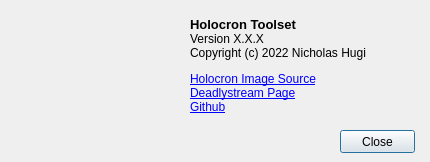
<?xml version="1.0" encoding="UTF-8"?>
<ui version="4.0">
 <class>Dialog</class>
 <widget class="QDialog" name="Dialog">
  <property name="geometry">
   <rect>
    <x>0</x>
    <y>0</y>
    <width>430</width>
    <height>162</height>
   </rect>
  </property>
  <property name="windowTitle">
   <string>About</string>
  </property>
  <widget class="QLabel" name="image">
   <property name="geometry">
    <rect>
     <x>20</x>
     <y>20</y>
     <width>128</width>
     <height>128</height>
    </rect>
   </property>
   <property name="text">
    <string/>
   </property>
   <property name="pixmap">
    <pixmap resource="../../resources/resources.qrc">:/images/icons/sith.png</pixmap>
   </property>
   <property name="scaledContents">
    <bool>true</bool>
   </property>
  </widget>
  <widget class="QPushButton" name="closeButton">
   <property name="geometry">
    <rect>
     <x>340</x>
     <y>130</y>
     <width>75</width>
     <height>23</height>
    </rect>
   </property>
   <property name="text">
    <string>Close</string>
   </property>
  </widget>
  <widget class="QLabel" name="aboutLabel">
   <property name="geometry">
    <rect>
     <x>190</x>
     <y>10</y>
     <width>221</width>
     <height>111</height>
    </rect>
   </property>
   <property name="text">
    <string>&lt;html&gt;&lt;head/&gt;&lt;body&gt;&lt;p&gt;&lt;span style=&quot; font-size:10pt; font-weight:600;&quot;&gt;Holocron Toolset&lt;/span&gt;&lt;br/&gt;Version X.X.X&lt;br/&gt;Copyright (c) 2022 Nicholas Hugi&lt;/p&gt;&lt;p&gt;&lt;a href=&quot;https://sketchfab.com/3d-models/sith-holocron-star-wars-cb3d49a6261a4913817e8e00d6ab6e43&quot;&gt;&lt;span style=&quot; text-decoration: underline; color:#0000ff;&quot;&gt;Holocron Image Source&lt;br/&gt;&lt;/span&gt;&lt;/a&gt;&lt;a href=&quot;https://deadlystream.com/profile/49753-cortisol/&quot;&gt;&lt;span style=&quot; text-decoration: underline; color:#0000ff;&quot;&gt;Deadlystream Page&lt;br/&gt;&lt;/span&gt;&lt;/a&gt;&lt;a href=&quot;https://github.com/NickHugi/HolocronToolset&quot;&gt;&lt;span style=&quot; text-decoration: underline; color:#0000ff;&quot;&gt;Github&lt;/span&gt;&lt;/a&gt;&lt;/p&gt;&lt;/body&gt;&lt;/html&gt;</string>
   </property>
   <property name="openExternalLinks">
    <bool>true</bool>
   </property>
  </widget>
 </widget>
 <resources>
  <include location="../../resources/resources.qrc"/>
 </resources>
 <connections/>
</ui>
